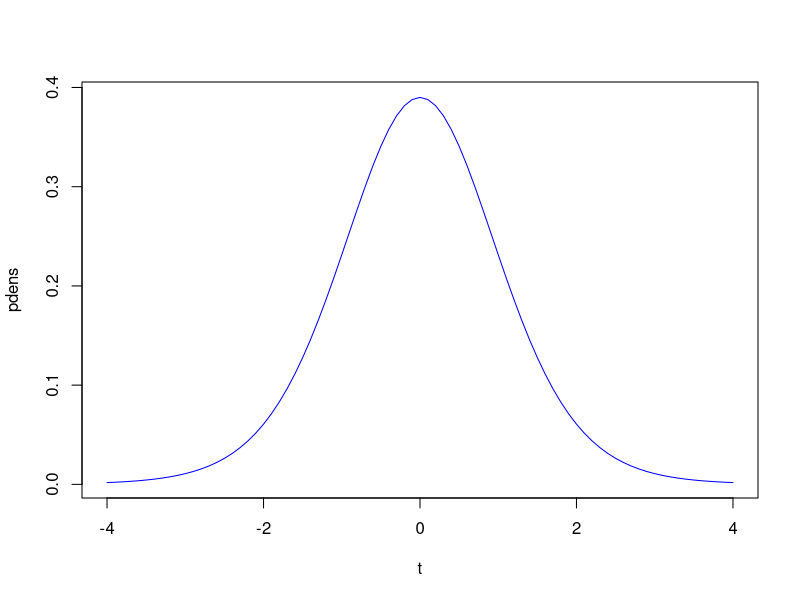
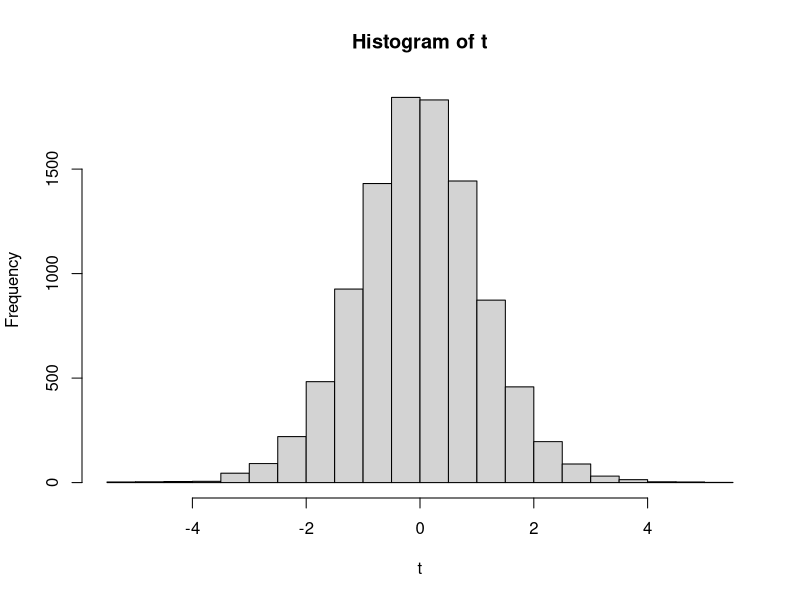

These charts were generated, in order, by the following R code:
#t- distribution in R
#1. pt(t,n-1) returns a cumulative probability from -Inf (-ve infinity) to t for n-1
n=12
t=2.5
pvalue=pt(t,n-1)
print(paste("pvalue=",pvalue))


#2. qt(pvalue,n-1) returns t-value upto which the cumulative probabaility is p value.
n=12
pvalue=0.9
t=qt(pvalue,n-1)
print(paste("t=",t))


#3. dt(tvalue,n-1) returns probability density at t
t=-1.8
n=12
pdens=dt(t,n-1)
print(paste("pdens=",pdens))


#4. rt(m,n-1) returns m random derivative from a t distribution with n-1 degrees of freedom
n=12
m=20
t=rt(m,n-1)
print(t)


#5. Plot t- distribution curve
t=seq(-4,4,0.1)
n=12
pdens=dt(t,n-1)
plot(t,pdens,col="blue",type="l")

#6. Plot histogram of samples
n=12
t=rt(10000,n-1)
hist(t,breaks=30)
